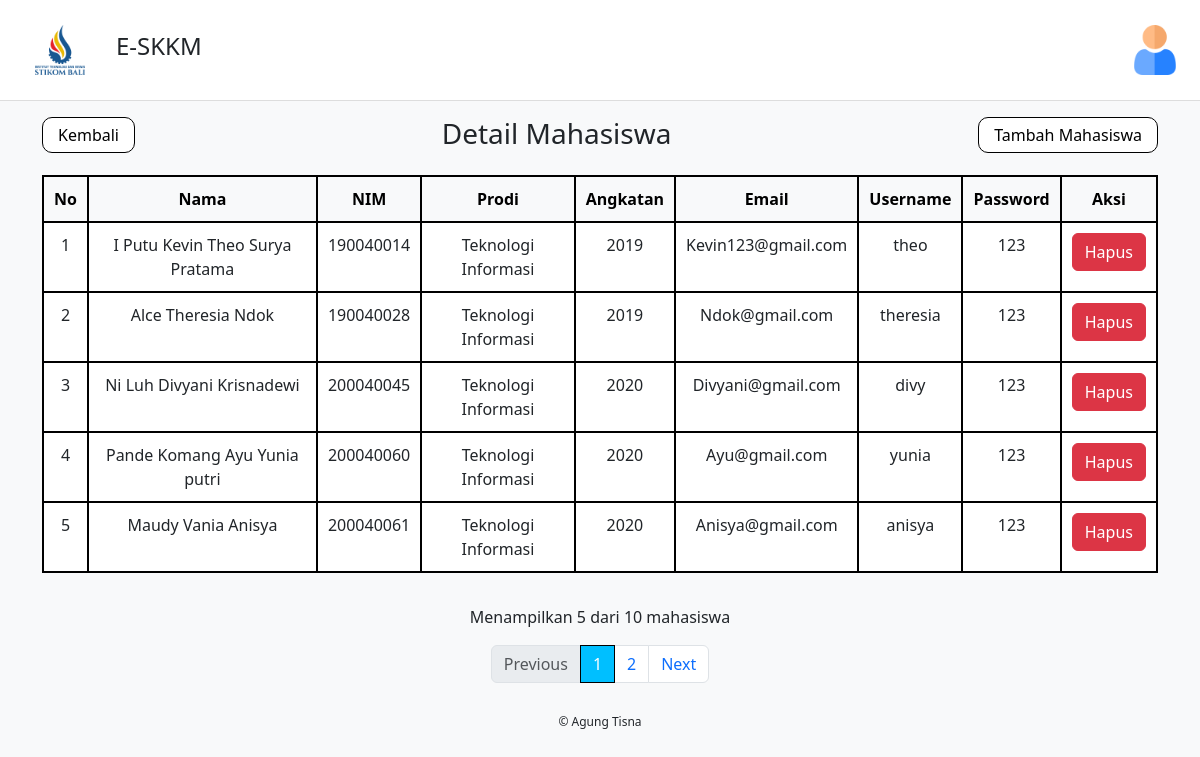
Page /admin/detail_mahasiswa.php on the committed database.
### tables this page shows
CREATE TABLE `user_detail_mahasiswa` (
  `nim` int(20) NOT NULL,
  `id_user` int(10) NOT NULL,
  `prodi` varchar(50) NOT NULL,
  `angkatan` int(15) NOT NULL
);

CREATE TABLE `user` (
  `id_user` int(10) NOT NULL,
  `nama` varchar(50) NOT NULL,
  `email` varchar(50) NOT NULL,
  `username` varchar(15) NOT NULL,
  `password` varchar(50) NOT NULL,
  `role` enum('Mahasiswa','BEM','Kemahasiswaan','Administrator','Ormawa') NOT NULL
);

### admin/detail_mahasiswa.php (the view, shortened to what this page needs)
<?php
include '../koneksi.php';
$limit = 5;
$page = isset($_GET['page']) ? (int)$_GET['page'] : 1;
$start = ($page - 1) * $limit;
$totalQuery = "SELECT COUNT(*) AS total FROM user WHERE role = 'Mahasiswa'";
$totalResult = $conn->query($totalQuery);
$totalRow = $totalResult->fetch_assoc();
$totalMahasiswa = $totalRow['total'];
$totalPages = ceil($totalMahasiswa / $limit);
$query = "SELECT u.id_user, u.nama, u.email, u.username, u.password, d.nim, d.prodi, d.angkatan
          FROM user u
          INNER JOIN user_detail_mahasiswa d ON u.id_user = d.id_user
          WHERE u.role = 'Mahasiswa'
          LIMIT $start, $limit";
$result = $conn->query($query);
?>
<!DOCTYPE html>
<html lang="id">
<head>
    <link href="https://cdn.jsdelivr.net/npm/bootstrap@5.3.0/dist/css/bootstrap.min.css" rel="stylesheet">
</head>
<body>
<nav class="navbar d-flex justify-content-between">
    <div class="d-flex align-items-center">
        <div class="logo-box"><img height="50" src="../asset/img/itb.png" width="50"/></div>
        <h4 class="ms-3">E-SKKM</h4>
    </div>
    <div class="position-relative">
        <div class="profile-icon" id="profileIcon"><img src="../asset/img/profile.png" height="50"/></div>
    </div>
</nav>
<div class="container mt-3 d-flex justify-content-between">
    <a href="index.php"><button class="btn-custom">Kembali</button></a>
    <h3 class="text-center flex-grow-1">Detail Mahasiswa</h3>
    <a href="tambah_mahasiswa.php"><button class="btn-custom">Tambah Mahasiswa</button></a>
</div>
<div class="container mt-3">
    <div class="table-responsive">
        <table class="table table-bordered table-custom">
            <thead class="table-light">
                <tr>
                    <th>No</th>
                    <th>Nama</th>
                    <th>NIM</th>
                    <th>Prodi</th>
                    <th>Angkatan</th>
                    <th>Email</th>
                    <th>Username</th>
                    <th>Password</th>
                    <th>Aksi</th>
                </tr>
            </thead>
            <tbody>
    <?php
    if ($result->num_rows > 0) {
        $no = $start + 1;
        while ($row = $result->fetch_assoc()) {
            echo "<tr>
                    <td>{$no}</td>
                    <td>{$row['nama']}</td>
                    <td>{$row['nim']}</td>
                    <td>{$row['prodi']}</td>
                    <td>{$row['angkatan']}</td>
                    <td>{$row['email']}</td>
                    <td>{$row['username']}</td>
                    <td>{$row['password']}</td>
                    <td>
                        <a href='hapus_mahasiswa.php?id={$row['id_user']}' class='btn btn-danger' onclick='return confirm(\"Apakah Anda yakin ingin menghapus?\")'>Hapus</a>
                    </td>
                  </tr>";
            $no++;
        }
    } else {
        echo "<tr><td colspan='9' class='text-center'>Tidak ada data</td></tr>";
    }
    ?>
</tbody>
        </table>
    </div>
</div>
<div class="container text-center mt-3">
    <p>Menampilkan <?php echo min($limit, $totalMahasiswa - $start); ?> dari <?php echo $totalMahasiswa; ?> mahasiswa</p>
    <nav>
        <ul class="pagination justify-content-center">
            <li class="page-item <?php echo ($page <= 1) ? 'disabled' : ''; ?>">
                <a class="page-link" href="?page=<?php echo ($page > 1) ? ($page - 1) : 1; ?>">Previous</a>
            </li>
            <?php for ($i = 1; $i <= $totalPages; $i++): ?>
                <li class="page-item <?php echo ($i == $page) ? 'active' : ''; ?>">
                    <a class="page-link" href="?page=<?php echo $i; ?>"><?php echo $i; ?></a>
                </li>
            <?php endfor; ?>
            <li class="page-item <?php echo ($page >= $totalPages) ? 'disabled' : ''; ?>">
                <a class="page-link" href="?page=<?php echo ($page < $totalPages) ? ($page + 1) : $totalPages; ?>">Next</a>
            </li>
        </ul>
    </nav>
</div>
<div class="footer">© Agung Tisna</div>
</body>
</html>

### admin/detail_mahasiswa.php (style rules this page uses)
body { background-color: #f8f9fa; }
.navbar { background-color: white; padding: 10px 20px; border-bottom: 1px solid #ddd; }
.logo-box { width: 80px; height: 80px; display: flex; align-items: center; justify-content: center; }
.table-custom th, .table-custom td { text-align: center; border: 2px solid #000; padding: 10px; }
.btn-custom { border: 1px solid #000; padding: 5px 15px; border-radius: 10px; background-color: white; }
.pagination .page-item.active .page-link { background-color: deepskyblue; color: white; border: 1px solid #000; }
.footer { text-align: center; font-size: 12px; padding: 10px; width: 100%; margin-top: 20px; }

### rows in the picture
user_detail_mahasiswa: id_user.nama "I Putu Kevin Theo Surya Pratama", nim "190040014", prodi "Teknologi Informasi", angkatan "2019", id_user.email "Kevin123@gmail.com", id_user.username "theo", id_user.password "123"
user_detail_mahasiswa: id_user.nama "Alce Theresia Ndok", nim "190040028", prodi "Teknologi Informasi", angkatan "2019", id_user.email "Ndok@gmail.com", id_user.username "theresia", id_user.password "123"
user_detail_mahasiswa: id_user.nama "Ni Luh Divyani Krisnadewi", nim "200040045", prodi "Teknologi Informasi", angkatan "2020", id_user.email "Divyani@gmail.com", id_user.username "divy", id_user.password "123"
user_detail_mahasiswa: id_user.nama "Pande Komang Ayu Yunia putri", nim "200040060", prodi "Teknologi Informasi", angkatan "2020", id_user.email "Ayu@gmail.com", id_user.username "yunia", id_user.password "123"
user_detail_mahasiswa: id_user.nama "Maudy Vania Anisya", nim "200040061", prodi "Teknologi Informasi", angkatan "2020", id_user.email "Anisya@gmail.com", id_user.username "anisya", id_user.password "123"

### other values in the picture
min($limit, $totalMahasiswa - $start) "5"
$totalMahasiswa "10"
